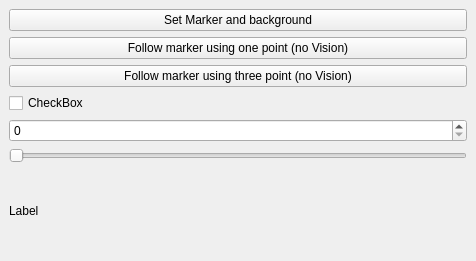
<?xml version="1.0" encoding="UTF-8"?>
<ui version="4.0">
 <class>SamplePlugin</class>
 <widget class="QDockWidget" name="SamplePlugin">
  <property name="geometry">
   <rect>
    <x>0</x>
    <y>0</y>
    <width>476</width>
    <height>261</height>
   </rect>
  </property>
  <property name="windowTitle">
   <string>DockWidget</string>
  </property>
  <widget class="QWidget" name="dockWidgetContents">
   <layout class="QVBoxLayout" name="verticalLayout_2">
    <item>
     <layout class="QVBoxLayout" name="verticalLayout">
      <item>
       <widget class="QPushButton" name="_btn0">
        <property name="text">
         <string>Set Marker and background</string>
        </property>
       </widget>
      </item>
      <item>
       <widget class="QPushButton" name="_btn1">
        <property name="text">
         <string>Follow marker using one point (no Vision)</string>
        </property>
       </widget>
      </item>
      <item>
       <widget class="QPushButton" name="_btn2">
        <property name="text">
         <string>Follow marker using three point (no Vision)</string>
        </property>
       </widget>
      </item>
      <item>
       <widget class="QCheckBox" name="_checkBox">
        <property name="text">
         <string>CheckBox</string>
        </property>
       </widget>
      </item>
      <item>
       <widget class="QSpinBox" name="_spinBox"/>
      </item>
      <item>
       <widget class="QSlider" name="_slider">
        <property name="orientation">
         <enum>Qt::Horizontal</enum>
        </property>
       </widget>
      </item>
      <item>
       <widget class="QLabel" name="_label">
        <property name="text">
         <string>Label</string>
        </property>
       </widget>
      </item>
     </layout>
    </item>
   </layout>
  </widget>
 </widget>
 <resources/>
 <connections/>
</ui>
